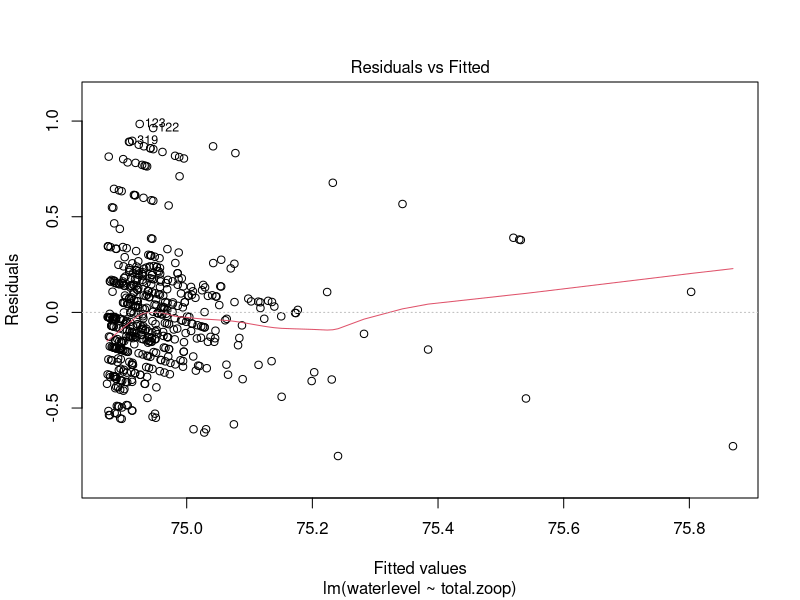
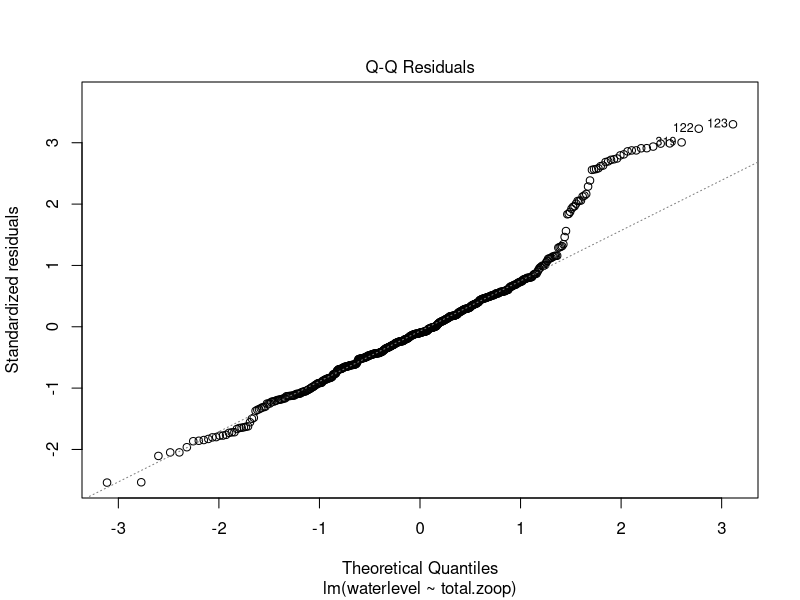
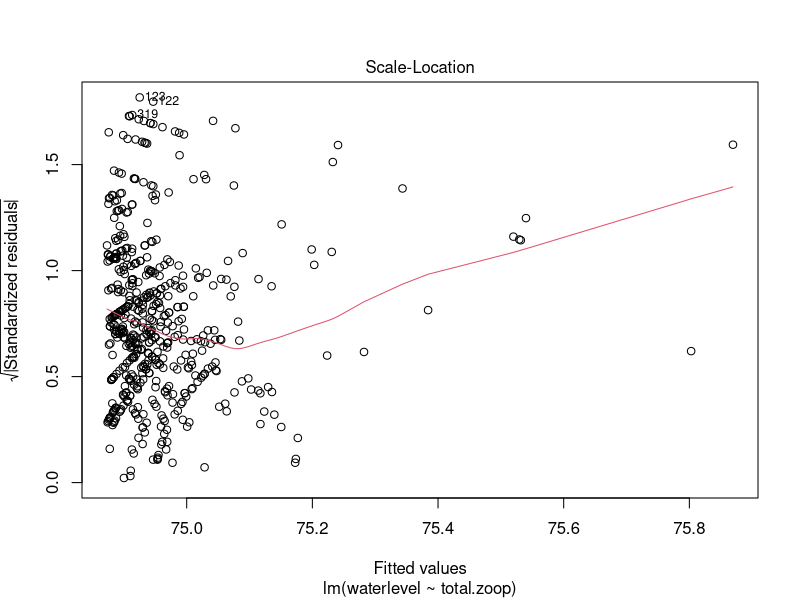
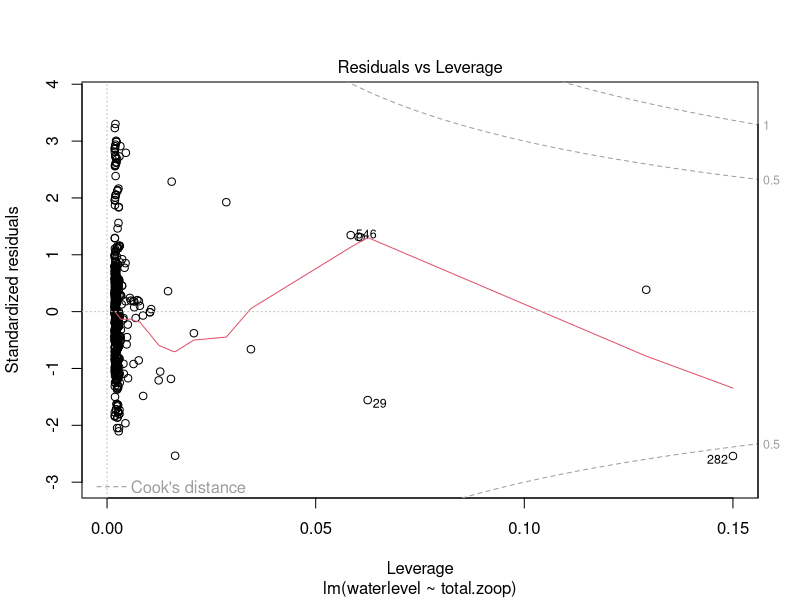
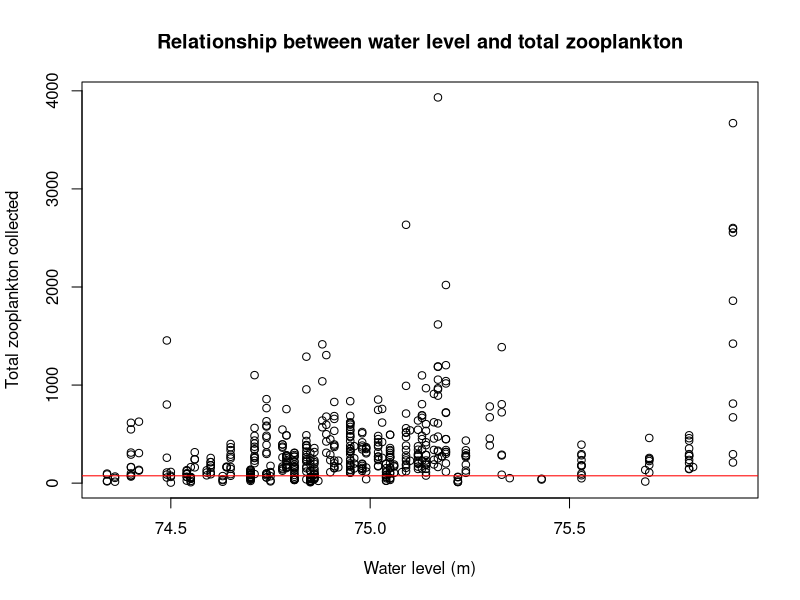

Source code (R) for these figures, in order:
## ---- chunk 1
#install.packages("readxl")
library("readxl")
# xlsx files
ham<- read_excel("ind dates flat all parameters Hamilton only FOR Kim.xlsx")
na.omit(ham)
## ---- chunk 2
# changing the column name to one that is easier to use
colnames(ham)[colnames(ham) == 'water level'] <- 'waterlevel'
# running the linear regression of water level and total zooplankton
waterlzoo.lm<- lm(waterlevel~total.zoop, ham)
# getting the results using the summary() function
summary(waterlzoo.lm)
## ---- chunk 3
# plotting diagnostic plots
plot(waterlzoo.lm)
## ---- chunk 4
# create a plot with water level and total zooplankton
# use xlab(), ylab() and main() to put titles on the plot
plot(ham$waterlevel, ham$total.zoop, xlab="Water level (m)", ylab="Total zooplankton collected", main="Relationship between water level and total zooplankton")
# add regression line to the plot using the abline() function
abline(waterlzoo.lm, col="red")
